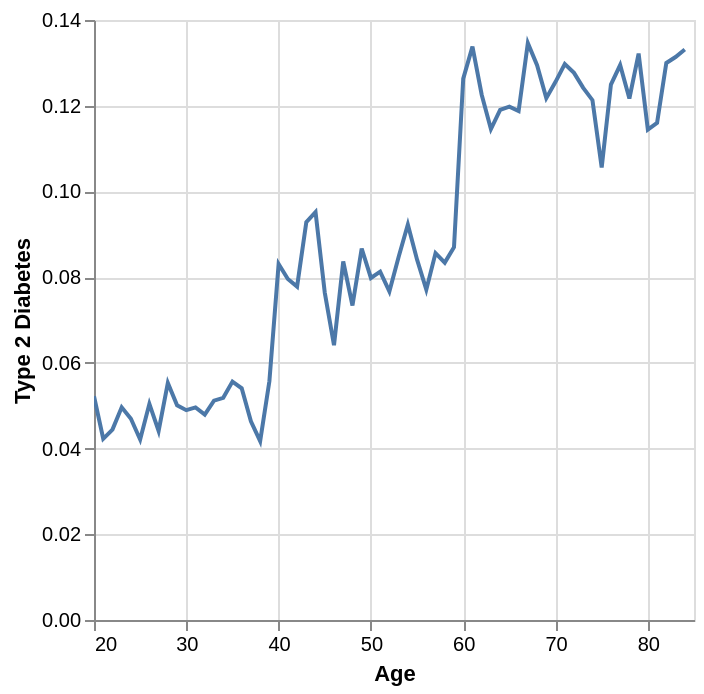

Notebook code for this chart:
### Code cell
# Type 2 diabetes prevalence should rise with age, and be higher in patients with higher BMI 
# Simple plot demonstrates this relationship - future step is to confrim via anaysis of the data
patients.group_by("Age").agg(
    (pl.col("Type 2 Diabetes")==1).mean().alias("Type 2 Diabetes")
).sort("Age").plot.line(x="Age", y="Type 2 Diabetes")

### Figure 1 — Vega-Lite specification as saved in the notebook (floating-point values rounded to 4 significant figures)
{"config": {"view": {"continuousWidth": 300, "continuousHeight": 300}}, "data": {"name": "data-9e7ab72822ffde9e32c4a4a0c47a4c47"}, "mark": {"type": "line", "tooltip": true}, "encoding": {"x": {"field": "Age", "type": "quantitative"}, "y": {"field": "Type 2 Diabetes", "type": "quantitative"}}, "params": [{"name": "param_1e9efca18e7a2868", "select": {"type": "interval", "encodings": ["x", "y"]}, "bind": "scales"}], "$schema": "https://vega.github.io/schema/vega-lite/v6.1.0.json", "datasets": {"data-9e7ab72822ffde9e32c4a4a0c47a4c47": [{"Age": 20, "Type 2 Diabetes": 0.05222}, {"Age": 21, "Type 2 Diabetes": 0.04228}, {"Age": 22, "Type 2 Diabetes": 0.04443}, {"Age": 23, "Type 2 Diabetes": 0.04962}, {"Age": 24, "Type 2 Diabetes": 0.04695}, {"Age": 25, "Type 2 Diabetes": 0.04213}, {"Age": 26, "Type 2 Diabetes": 0.05043}, {"Age": 27, "Type 2 Diabetes": 0.04411}, {"Age": 28, "Type 2 Diabetes": 0.05531}, {"Age": 29, "Type 2 Diabetes": 0.0501}, {"Age": 30, "Type 2 Diabetes": 0.04896}, {"Age": 31, "Type 2 Diabetes": 0.04962}, {"Age": 32, "Type 2 Diabetes": 0.04795}, {"Age": 33, "Type 2 Diabetes": 0.0512}, {"Age": 34, "Type 2 Diabetes": 0.05184}, {"Age": 35, "Type 2 Diabetes": 0.05563}, {"Age": 36, "Type 2 Diabetes": 0.05407}, {"Age": 37, "Type 2 Diabetes": 0.04636}, {"Age": 38, "Type 2 Diabetes": 0.04175}, {"Age": 39, "Type 2 Diabetes": 0.0557}, {"Age": 40, "Type 2 Diabetes": 0.08307}, {"Age": 41, "Type 2 Diabetes": 0.07956}, {"Age": 42, "Type 2 Diabetes": 0.07779}, {"Age": 43, "Type 2 Diabetes": 0.09282}, {"Age": 44, "Type 2 Diabetes": 0.09518}, {"Age": 45, "Type 2 Diabetes": 0.07639}, {"Age": 46, "Type 2 Diabetes": 0.0641}, {"Age": 47, "Type 2 Diabetes": 0.08365}, {"Age": 48, "Type 2 Diabetes": 0.07339}, {"Age": 49, "Type 2 Diabetes": 0.08668}, {"Age": 50, "Type 2 Diabetes": 0.07981}, {"Age": 51, "Type 2 Diabetes": 0.08127}, {"Age": 52, "Type 2 Diabetes": 0.07667}, {"Age": 53, "Type 2 Diabetes": 0.0847}, {"Age": 54, "Type 2 Diabetes": 0.09229}, {"Age": 55, "Type 2 Diabetes": 0.08407}, {"Age": 56, "Type 2 Diabetes": 0.07708}, {"Age": 57, "Type 2 Diabetes": 0.0856}, {"Age": 58, "Type 2 Diabetes": 0.08339}, {"Age": 59, "Type 2 Diabetes": 0.08699}, {"Age": 60, "Type 2 Diabetes": 0.1263}, {"Age": 61, "Type 2 Diabetes": 0.1338}, {"Age": 62, "Type 2 Diabetes": 0.1226}, {"Age": 63, "Type 2 Diabetes": 0.1146}, {"Age": 64, "Type 2 Diabetes": 0.119}, {"Age": 65, "Type 2 Diabetes": 0.1198}, {"Age": 66, "Type 2 Diabetes": 0.1187}, {"Age": 67, "Type 2 Diabetes": 0.1346}, {"Age": 68, "Type 2 Diabetes": 0.1295}, {"Age": 69, "Type 2 Diabetes": 0.1218}, {"Age": 70, "Type 2 Diabetes": 0.1256}, {"Age": 71, "Type 2 Diabetes": 0.1297}, {"Age": 72, "Type 2 Diabetes": 0.1277}, {"Age": 73, "Type 2 Diabetes": 0.1242}, {"Age": 74, "Type 2 Diabetes": 0.1213}, {"Age": 75, "Type 2 Diabetes": 0.1056}, {"Age": 76, "Type 2 Diabetes": 0.1249}, {"Age": 77, "Type 2 Diabetes": 0.1295}, {"Age": 78, "Type 2 Diabetes": 0.1217}, {"Age": 79, "Type 2 Diabetes": 0.1322}, {"Age": 80, "Type 2 Diabetes": 0.1144}, {"Age": 81, "Type 2 Diabetes": 0.116}, {"Age": 82, "Type 2 Diabetes": 0.13}, {"Age": 83, "Type 2 Diabetes": 0.1314}, {"Age": 84, "Type 2 Diabetes": 0.1331}]}}
